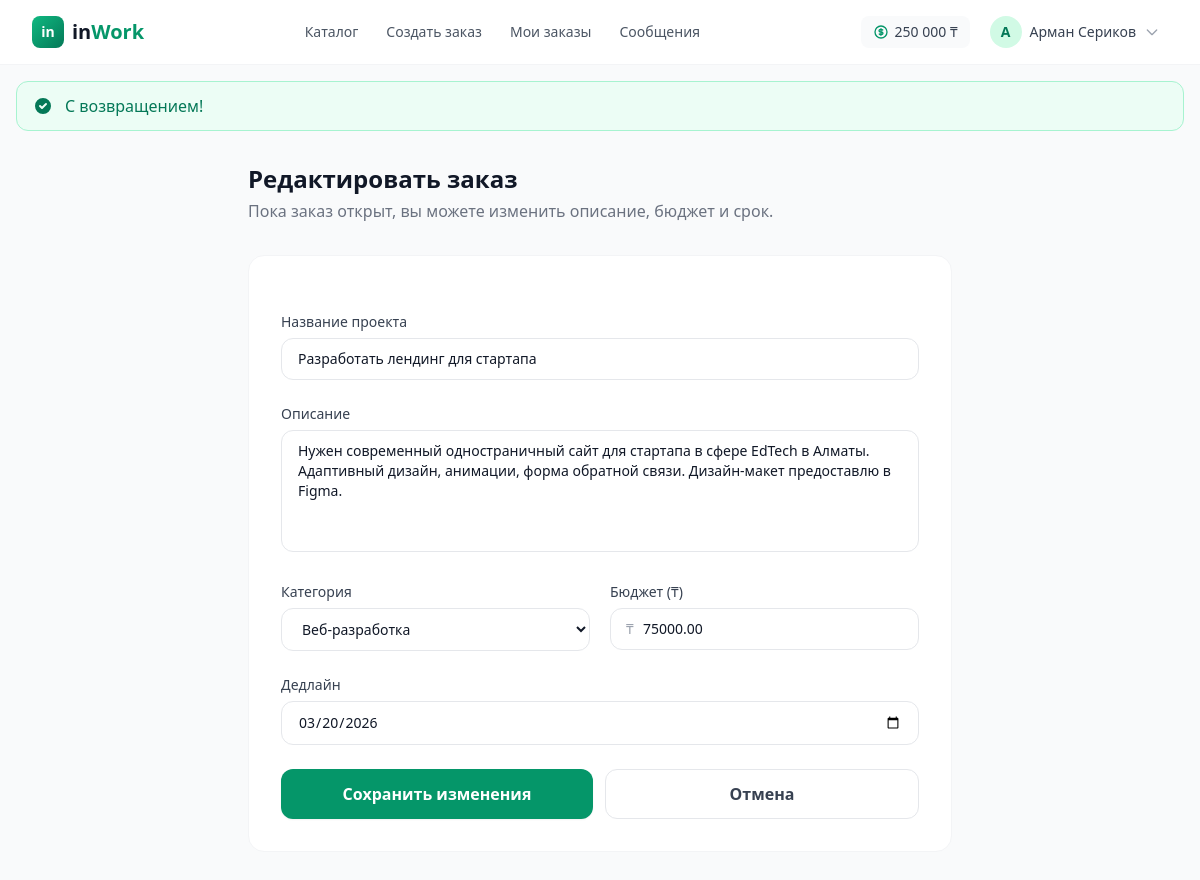
Screenshot of /in-work/public/orders/1/edit (signed in) with the database file from the repository.
### tables this page shows
CREATE TABLE orders (
    id INT UNSIGNED AUTO_INCREMENT PRIMARY KEY,
    client_id INT UNSIGNED NOT NULL,
    freelancer_id INT UNSIGNED DEFAULT NULL,
    title VARCHAR(255) NOT NULL,
    description TEXT NOT NULL,
    category VARCHAR(50) NOT NULL,
    budget DECIMAL(12,2) NOT NULL,
    final_price DECIMAL(12,2) DEFAULT NULL,
    deadline DATE NOT NULL,
    status ENUM('open', 'in_progress', 'completed', 'cancelled', 'dispute') NOT NULL DEFAULT 'open',
    delivered_at TIMESTAMP NULL DEFAULT NULL,
    delivery_message TEXT DEFAULT NULL,
    created_at TIMESTAMP NOT NULL DEFAULT CURRENT_TIMESTAMP,
    updated_at TIMESTAMP NOT NULL DEFAULT CURRENT_TIMESTAMP ON UPDATE CURRENT_TIMESTAMP,
    FOREIGN KEY (client_id) REFERENCES users(id) ON DELETE CASCADE,
    FOREIGN KEY (freelancer_id) REFERENCES users(id) ON DELETE SET NULL,
    INDEX idx_orders_status (status),
    INDEX idx_orders_category (category),
    INDEX idx_orders_client (client_id),
    INDEX idx_orders_freelancer (freelancer_id),
    INDEX idx_orders_created (created_at),
    INDEX idx_orders_budget (budget)
);

### app/controllers/OrderController.php (called while the page is built, shortened)
<?php
class OrderController extends Controller
{
    private Order $orderModel;
    public function __construct()
    {
        $this->orderModel = new Order();
    }
    public function edit(string $id): void
    {
        $order = $this->orderModel->find((int) $id);
        $appConfig = require ROOT_PATH . '/config/app.php';
        $categories = array_filter(
            $appConfig['categories'],
            static fn (string $label, string $slug): bool => category_mode($slug) === 'market',
            ARRAY_FILTER_USE_BOTH
        );
        $this->view('orders.edit', [
            'title'      => 'Редактировать заказ',
            'order'      => $order,
            'categories' => $categories,
        ]);
    }
}

### public/index.php (called while the page is built, shortened)
<?php
try {
    $appConfig = require ROOT_PATH . '/config/app.php';
    spl_autoload_register(function (string $class) {
        $map = [
            'Core\\'       => ROOT_PATH . '/core/',
            'App\\Controllers\\' => APP_PATH . '/controllers/',
            'App\\Models\\'      => APP_PATH . '/models/',
            'App\\Services\\'    => APP_PATH . '/services/',
            'App\\Middlewares\\'  => APP_PATH . '/middlewares/',
            'App\\Helpers\\'     => APP_PATH . '/helpers/',
        ];
        foreach ($map as $prefix => $baseDir) {
            if (strpos($class, $prefix) === 0) {
                $relativeClass = substr($class, strlen($prefix));
                $file = $baseDir . str_replace('\\', '/', $relativeClass) . '.php';
                if (file_exists($file)) {
                    return;
                }
            }
        }
    });
    require ROOT_PATH . '/app/helpers/functions.php';
    $router = new Core\Router();
    $method = $_SERVER['REQUEST_METHOD'];
    $requestUri = $_SERVER['REQUEST_URI'] ?? '/';
    $path = parse_url($requestUri, PHP_URL_PATH);
    $path = '/' . trim($path, "/ \t\n\r");
    $basePath = $appConfig['base_path'] ?? '/in-work/public';
    $basePath = rtrim($basePath, '/');
    if ($basePath !== '' && (strpos($path, $basePath) === 0)) {
        $suffix = substr($path, strlen($basePath));
        $path = ($suffix === '' || $suffix === '/') ? '/' : ($suffix ?: '/');
    }
    if ($path !== '/') {
        $path = rtrim($path, '/') ?: '/';
    }
    $router->resolve($method, $path);
} catch (Throwable $e) {
    http_response_code(500);
    echo '<h1>Ошибка приложения</h1>';
    echo '<p><strong>' . htmlspecialchars($e->getMessage()) . '</strong></p>';
    echo '<p>Файл: ' . htmlspecialchars($e->getFile()) . ':' . $e->getLine() . '</p>';
    echo '<pre>' . htmlspecialchars($e->getTraceAsString()) . '</pre>';
}

### core/Database.php (called while the page is built, shortened)
<?php
class Database
{
    private static ?Database $instance = null;
    private PDO $pdo;
    private function __construct()
    {
        $config = require __DIR__ . '/../config/database.php';
        $dsn = sprintf(
            'mysql:host=%s;port=%s;dbname=%s;charset=%s',
            $config['host'],
            $config['port'],
            $config['database'],
            $config['charset']
        );
        try {
            $this->pdo = new PDO($dsn, $config['username'], $config['password'], [
                PDO::ATTR_ERRMODE            => PDO::ERRMODE_EXCEPTION,
                PDO::ATTR_DEFAULT_FETCH_MODE => PDO::FETCH_ASSOC,
                PDO::ATTR_EMULATE_PREPARES   => false,
            ]);
        } catch (PDOException $e) {
            throw new PDOException('Database connection failed: ' . $e->getMessage());
        }
    }
    public static function getInstance(): self
    {
        if (self::$instance === null) {
            self::$instance = new self();
        }
        return self::$instance;
    }
    public function query(string $sql, array $params = []): \PDOStatement
    {
        $stmt = $this->pdo->prepare($sql);
        $stmt->execute($params);
        return $stmt;
    }
    public function fetch(string $sql, array $params = []): ?array
    {
        $stmt = $this->query($sql, $params);
        $result = $stmt->fetch();
        return $result ?: null;
    }
}

### core/Model.php (called while the page is built, shortened)
<?php
abstract class Model
{
    protected Database $db;
    protected string $table;
    protected string $primaryKey = 'id';
    public function __construct()
    {
        $this->db = Database::getInstance();
    }
    public function find(int $id): ?array
    {
        return $this->db->fetch(
            "SELECT * FROM {$this->table} WHERE {$this->primaryKey} = ?",
            [$id]
        );
    }
}

### config/database.php (called while the page is built, shortened)
<?php
$config = [
    'host'     => 'localhost',
    'port'     => '3306',
    'database' => 'inwork',
    'username' => 'root',
    'password' => 'root',
    'charset'  => 'utf8mb4',
];
return $config;

### app/helpers/functions.php (called while the page is built, shortened)
<?php
function e(string $value): string
{
    return htmlspecialchars($value, ENT_QUOTES, 'UTF-8');
}
function url(string $path = ''): string
{
    return APP_URL . '/' . ltrim($path, '/');
}
function category_mode(string $categorySlug): string
{
    $app = require ROOT_PATH . '/config/app.php';
    $modes = $app['category_modes'] ?? [];
    return ($modes[$categorySlug] ?? '') === 'catalog' ? 'catalog' : 'market';
}

### config/app.php (called while the page is built)
<?php
$host = $_SERVER['HTTP_HOST'] ?? '';
$isProduction = ($host === 'in-work.krg-ktsk.kz')
    || (strpos($host, 'in-work') !== false && strpos($host, 'krg-ktsk.kz') !== false);
$prodUrl = 'https://in-work.krg-ktsk.kz';
$prodBasePath = '';
$scheme = (!empty($_SERVER['HTTPS']) && $_SERVER['HTTPS'] !== 'off') ? 'https' : 'http';
$localHost = $host !== '' ? $host : 'localhost';
$localUrl = $scheme . '://' . $localHost . '/in-work/public';
return [
    'is_production'   => $isProduction,
    'name'            => 'inWork',
    'url'             => $isProduction ? $prodUrl : $localUrl,
    'base_path'       => $isProduction ? $prodBasePath : '/in-work/public',
    'debug'           => !$isProduction,
    'timezone'        => 'Asia/Almaty',
    'platform_fee'    => 0.10,
    'min_balance'     => 0,
    'per_page'        => 20,
    'categories'      => [
        'web-development'    => 'Веб-разработка',
        'mobile-development' => 'Мобильная разработка',
        'design'             => 'Дизайн и креатив',
        'writing'            => 'Тексты и переводы',
        'marketing'          => 'Маркетинг',
        'video'              => 'Видео и анимация',
        'music'              => 'Музыка и аудио',
        'data'               => 'Данные и аналитика',
        'admin'              => 'Администрирование',
        'electrician'        => 'Электрики',
        'plumber'            => 'Сантехника',
        'repair'             => 'Ремонт и отделка',
        'other'              => 'Другое',
    ],
    'category_modes'    => [
        'electrician' => 'catalog',
        'plumber'     => 'catalog',
        'repair'      => 'catalog',
    ],
];

### views/orders/edit.php (the view, shortened to what this page needs)
<?php
$oldInput = $_SESSION['old_input'] ?? [];
$titleVal = $oldInput['title'] ?? $order['title'];
$descVal = $oldInput['description'] ?? $order['description'];
$catVal = $oldInput['category'] ?? $order['category'];
$budgetVal = $oldInput['budget'] ?? $order['budget'];
$deadlineVal = $oldInput['deadline'] ?? $order['deadline'];
$minDeadline = date('Y-m-d', strtotime('+1 day'));
?>
<div class="max-w-3xl mx-auto px-4 sm:px-6 lg:px-8 py-8">
    <div class="mb-8">
        <h1 class="text-2xl font-bold text-gray-900">Редактировать заказ</h1>
        <p class="text-gray-500 mt-1">Пока заказ открыт, вы можете изменить описание, бюджет и срок.</p>
    </div>
    <div class="bg-white rounded-2xl border border-gray-100 p-6 sm:p-8">
        <form method="POST" action="<?= url("orders/{$order['id']}/edit") ?>" class="space-y-6">
            <div>
                <label class="block text-sm font-medium text-gray-700 mb-1.5">Название проекта</label>
                <input type="text" name="title" value="<?= e((string) $titleVal) ?>" required
                       class="w-full px-4 py-2.5 border border-gray-200 rounded-xl text-sm focus:ring-2 focus:ring-brand-500 focus:border-brand-500 outline-none transition"
                       placeholder="Например: Создать адаптивный лендинг">
            </div>
            <div>
                <label class="block text-sm font-medium text-gray-700 mb-1.5">Описание</label>
                <textarea name="description" rows="5" required
                          class="w-full px-4 py-2.5 border border-gray-200 rounded-xl text-sm focus:ring-2 focus:ring-brand-500 focus:border-brand-500 outline-none transition resize-none"
                          placeholder="Подробно опишите проект — требования, ожидания, результат..."><?= e((string) $descVal) ?></textarea>
            </div>
            <div class="grid sm:grid-cols-2 gap-5">
                <div>
                    <label class="block text-sm font-medium text-gray-700 mb-1.5">Категория</label>
                    <select name="category" required class="w-full px-4 py-2.5 border border-gray-200 rounded-xl text-sm focus:ring-2 focus:ring-brand-500 focus:border-brand-500 outline-none bg-white">
                        <?php foreach ($categories as $key => $label): ?>
                            <option value="<?= e($key) ?>" <?= (string) $catVal === $key ? 'selected' : '' ?>><?= e($label) ?></option>
                        <?php endforeach; ?>
                    </select>
                </div>
                <div>
                    <label class="block text-sm font-medium text-gray-700 mb-1.5">Бюджет (₸)</label>
                    <div class="relative">
                        <span class="absolute left-4 top-1/2 -translate-y-1/2 text-gray-400 text-sm">₸</span>
                        <input type="number" name="budget" step="100" min="500" value="<?= e((string) $budgetVal) ?>" required
                               class="w-full pl-8 pr-4 py-2.5 border border-gray-200 rounded-xl text-sm focus:ring-2 focus:ring-brand-500 focus:border-brand-500 outline-none transition"
                               placeholder="1000.00">
                    </div>
                </div>
            </div>
            <div>
                <label class="block text-sm font-medium text-gray-700 mb-1.5">Дедлайн</label>
                <input type="date" name="deadline" value="<?= e((string) $deadlineVal) ?>" required min="<?= e($minDeadline) ?>"
                       class="w-full px-4 py-2.5 border border-gray-200 rounded-xl text-sm focus:ring-2 focus:ring-brand-500 focus:border-brand-500 outline-none transition">
            </div>
            <div class="flex flex-col sm:flex-row gap-3">
                <button type="submit" class="flex-1 py-3 bg-brand-600 text-white font-semibold rounded-xl hover:bg-brand-700 transition shadow-sm">
                    Сохранить изменения
                </button>
                <a href="<?= url("orders/{$order['id']}") ?>" class="flex-1 py-3 text-center border border-gray-200 text-gray-700 font-semibold rounded-xl hover:bg-gray-50 transition">
                    Отмена
                </a>
            </div>
        </form>
    </div>
</div>

### core/Router.php (shortened to what this page needs)
<?php
class Router
{
    private array $routes = [];
    private array $middlewares = [];
    public function group(array $middleware, callable $callback): void
    {
        $previousMiddlewares = $this->middlewares;
        $this->middlewares = array_merge($this->middlewares, $middleware);
        $this->middlewares = $previousMiddlewares;
    }
    private function addRoute(string $method, string $path, array $action, array $middleware = []): self
    {
        $pattern = $this->convertToRegex($path);
        $this->routes[] = [
            'method'     => $method,
            'path'       => $path,
            'pattern'    => $pattern,
            'controller' => $action[0],
            'action'     => $action[1],
            'middleware'  => array_merge($this->middlewares, $middleware),
        ];
        return $this;
    }
    private function convertToRegex(string $path): string
    {
        $pattern = preg_replace('/\{([a-zA-Z_]+)\}/', '(?P<$1>[^/]+)', $path);
        return '#^' . $pattern . '$#';
    }
    public function resolve(string $method, string $uri): void
    {
        $uri = parse_url($uri, PHP_URL_PATH);
        $uri = rtrim($uri, '/') ?: '/';
        foreach ($this->routes as $route) {
            if ($route['method'] !== $method) {
                continue;
            }
            if (preg_match($route['pattern'], $uri, $matches)) {
                $params = array_filter($matches, 'is_string', ARRAY_FILTER_USE_KEY);
                $controller = new $route['controller']();
                $actionMethod = $route['action'];
                call_user_func_array([$controller, $actionMethod], array_values($params));
                return;
            }
        }
    }
}

### assets/css/app.css (style rules this page uses)
* { scroll-behavior: smooth; }

### rows the page displays
orders: title "Разработать лендинг для стартапа", description "Нужен современный одностраничный сайт для стартапа в сфере EdTech в Алматы. Адаптивный дизайн, анимации, форма обратной связи. Дизайн-макет предоставлю в Figma.", category "Веб-разработка", budget "75000.00", deadline "03/20/2026"
